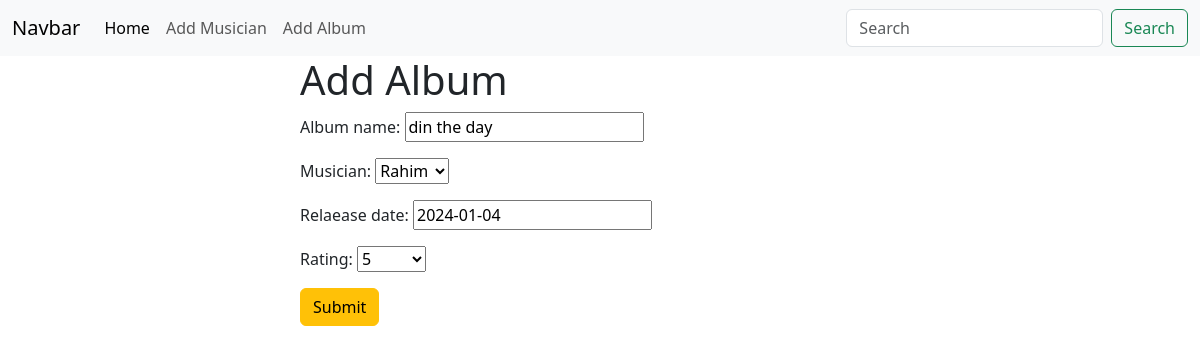
The app's page /Album/edit/3 with its own data.
### Album/models.py (models this page shows, shortened)
class album(models.Model):
    album_name=models.CharField(max_length=20)
    musician=models.ForeignKey(musician,on_delete=models.CASCADE)
    relaease_date=models.DateField(default=timezone.now)
    rating = models.CharField(max_length=1, choices=RATINGS,blank=True,null=True)

### Album/views.py (the view)
# urls.py: path('edit/<int:id>', views.edit_post, name='edit_post'),
def edit_post(request,id):
   post=models.album.objects.get(pk=id)
   album_form = forms.add_album(instance=post)
   if request.method == 'POST':
       album_form = forms.add_album(request.POST,instance=post)
       if album_form.is_valid():
        album_form.save()
        return redirect('home')
   return render(request, 'add_album.html', {'form' : album_form})

### Album/forms.py
class add_album(forms.ModelForm):
    class Meta:
        model=album
        fields='__all__'

### musicians/models.py (called while the page is built)
    def __str__(self):
        return self.first_name

### Album/templates/add_album.html (shortened to what this page needs)
{%extends 'base.html'%}
{%block content%}
<form style="width: 50%;margin: auto;" method="post">
    <h1>Add Album</h1>
    {{form.as_p}}
    <button class="btn btn-warning">Submit</button>
</form>
{%endblock%}

### records on screen
album: album_name "din the day", musician "Rahim", relaease_date "2024-01-04", rating "5"
